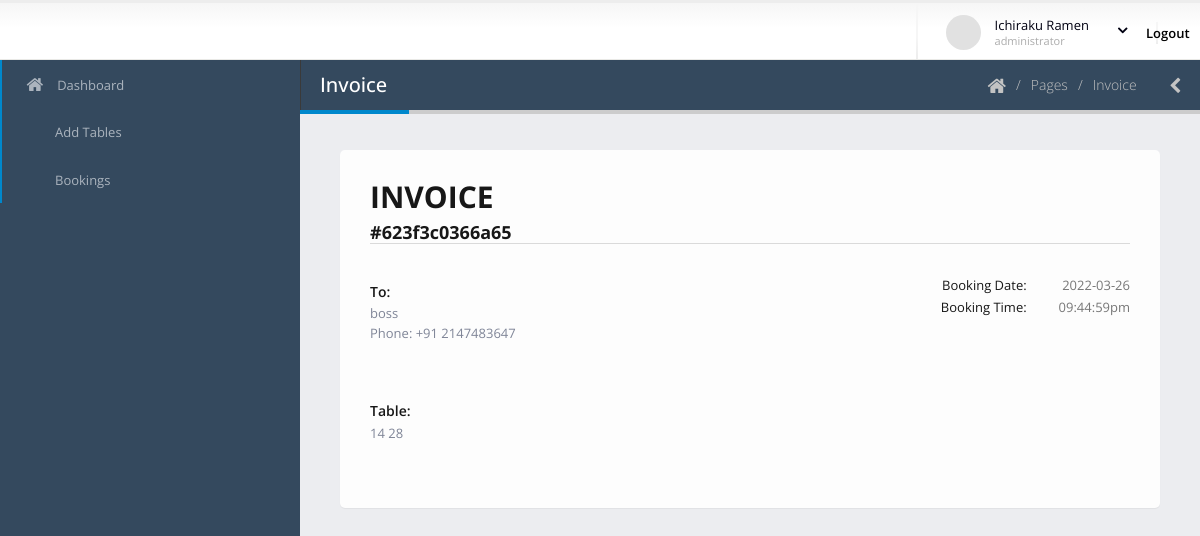
/dashboard/invoice.php?booking-number=623f3c0366a65 (signed in), run on the app's committed database.
### tables this page shows
CREATE TABLE `booking_details` (
  `id` int(11) NOT NULL,
  `booking_id` varchar(200) DEFAULT NULL,
  `res_id` int(10) DEFAULT NULL,
  `booked_date` date NOT NULL,
  `booked_time` varchar(50) DEFAULT NULL,
  `name` varchar(255) DEFAULT NULL,
  `phone` int(20) DEFAULT NULL,
  `booking_date` date NOT NULL,
  `booking_time` varchar(50) DEFAULT NULL,
  `status` int(2) DEFAULT 0 COMMENT '0 reject 1 accept\r\n',
  `table_id` varchar(255) DEFAULT NULL
);

### dashboard/invoice.php (the view, shortened to what this page needs)
<?php include 'template/header.php';
?>
<body>
    <section class="body">
        <?php include 'template/top-bar.php'; ?>
        <div class="inner-wrapper">
            <?php include 'template/left-bar.php'; ?>
            <section role="main" class="content-body">
                <header class="page-header">
                    <h2>Invoice</h2>
                    <div class="right-wrapper pull-right">
                        <ol class="breadcrumbs">
                            <li>
                                <a href="index.php">
                                    <i class="fa fa-home"></i>
                                </a>
                            </li>
                            <li><span>Pages</span></li>
                            <li><span>Invoice</span></li>
                        </ol>
                        <a class="sidebar-right-toggle" data-open="sidebar-right"><i class="fa fa-chevron-left"></i></a>
                    </div>
                </header>
                <section class="panel">
                    <div class="panel-body">
                        <div class="invoice">
                            <header class="clearfix">
                                <div class="row">
                                    <div class="col-sm-4 mt-md">
                                        <h2 class="h2 mt-none mb-sm text-dark text-bold">INVOICE</h2>
                                        <h4 class="h4 m-none text-dark text-bold">
                                            #<?php echo $_GET['booking-number']; ?></h4>
                                    </div>
                                </div>
                            </header>
                            <?php
                            $con = connect();
                            $booking_number = $_GET['booking-number'];
                            $sql2 = "SELECT * FROM `booking_details` where booking_id = '$booking_number';";
                            $result2 = $con->query($sql2);
                            foreach ($result2 as $r2) {
                                $booking_date = $r2['booking_date'];
                                $booking_time = $r2['booking_time'];
                                $booking_name = $r2['name'];
                                $booking_phone = $r2['phone'];
                            } ?>
                            <div class="bill-info">
                                <div class="row">
                                    <div class="col-md-6">
                                        <div class="bill-to">
                                            <p class="h5 mb-xs text-dark text-semibold">To:</p>
                                            <address>
                                                <?php echo $booking_name; ?>
                                                <br />
                                                Phone: +91 <?php echo $booking_phone;?>
                                            </address>
                                        </div>
                                    </div>
                                    <div class="col-md-6">
                                        <div class="bill-data text-right">
                                            <p class="mb-none">
                                                <span class="text-dark">Booking Date:</span>
                                                <span class="value"><?php echo $booking_date; ?></span>
                                            </p>
                                            <p class="mb-none">
                                                <span class="text-dark">Booking Time:</span>
                                                <span class="value"><?php echo $booking_time; ?></span>
                                            </p>
                                        </div>
                                    </div>
                                </div>
                            </div>
                            <div class="bill-info">
                                <div class="row">
                                    <div class="col-md-6">
                                        <div class="bill-to">
                                            <p class="h5 mb-xs text-dark text-semibold">Table:</p>
                                            <address>
                                                <?php
                                                $booking_number = $_GET['booking-number'];
                                                $sql3 = "SELECT * FROM `booking_details` where booking_id = '$booking_number';";
                                                $result3 = $con->query($sql3);
                                                foreach ($result3 as $r3) {
                                                    $tbl_id = $r3['table_id'];
                                                }
                                                echo $tbl_id;
                                                ?>
                                            </address>
                                        </div>
                                    </div>
                                </div>
                            </div>
                        </div>
                    </div>
                </section>
            </section>
        </div>
    </section>
</body>
</html>

### dashboard/assets/stylesheets/skins/default.css (style rules this page uses)
a, .btn-link { color: #0088cc; }
.page-header h2 { border-bottom-color: #0088cc; }

### data on the page
booking_details: name "boss", phone "2147483647", booking_date "2022-03-26", booking_time "09:44:59pm", table "14 28"

### other printed values
$_SESSION['name'] "Ichiraku Ramen"
$_GET['booking-number'] "623f3c0366a65"
